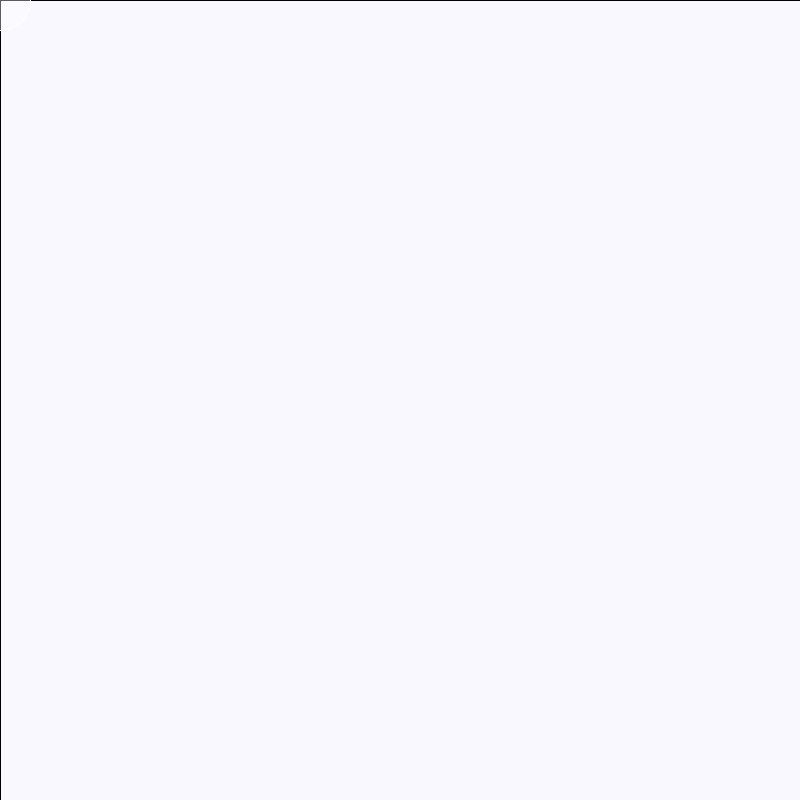
Frame 1 (no input)
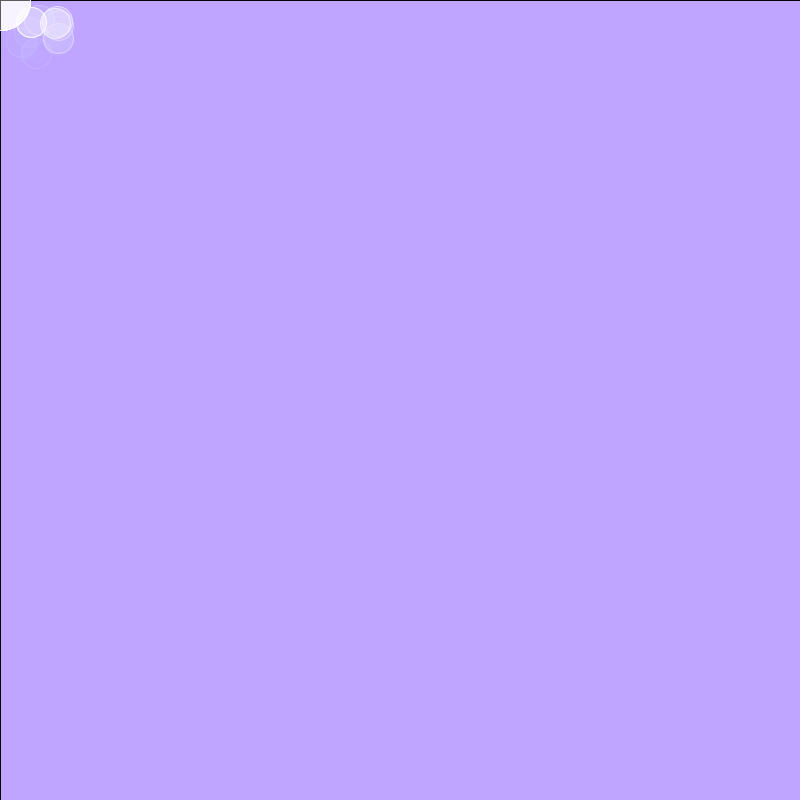
Frame 60 (the mouse pressed at the canvas centre just before this capture)
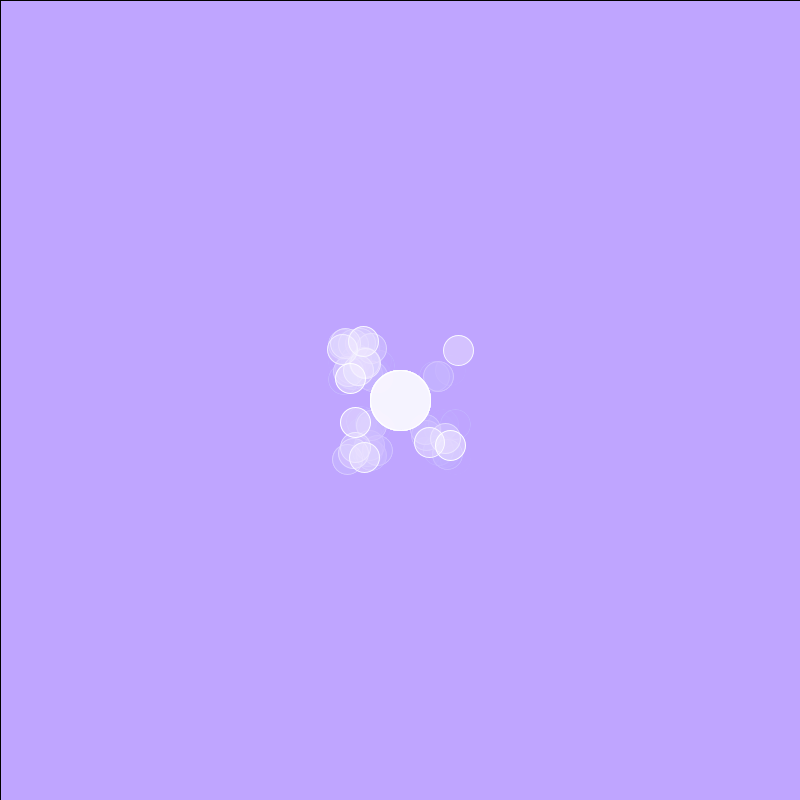
Frame 120 (the mouse held since frame 60 and released just before this capture)

The Processing sketch that drew these frames (run headless with seeded random() and noise(); from frame 60 on, the mouse is pressed at the canvas centre):

// Processing sketch: processing_50295
// ── processing_50295.pde

void setup() {
  size(800,800);
  smooth();
  background(255);
  frameRate(5);
}

void draw() {
  stroke(1);
  fill(100,56,500,10);
  rect(0,0,800,800);
  fill(255,10);
  rect(0,0,800,800);
  fill(255,90);
  stroke(255);
  ellipse(mouseX,mouseY, 60,60);
  float a = random(0,4);
  if(a == 0 | a < 1) {
    fill(255,90);
    ellipse(random(mouseX+20,mouseX+60),random(mouseY-60,mouseY-20),30,30);
  }
  if(a == 1 | a < 2) {
    fill(255,90);
    ellipse(random(mouseX+20,mouseX+60),random(mouseY+20,mouseY+60),30,30);
  }
  if(a == 2 | a < 3) {
    fill(255,90);
    ellipse(random(mouseX-60,mouseX-20),random(mouseY+20,mouseY+60),30,30);
  }
  if(a == 3 | a <= 4) {
    fill(255,90);
    ellipse(random(mouseX-60,mouseX-20),random(mouseY-60,mouseY-20),30,30);
  }
}
